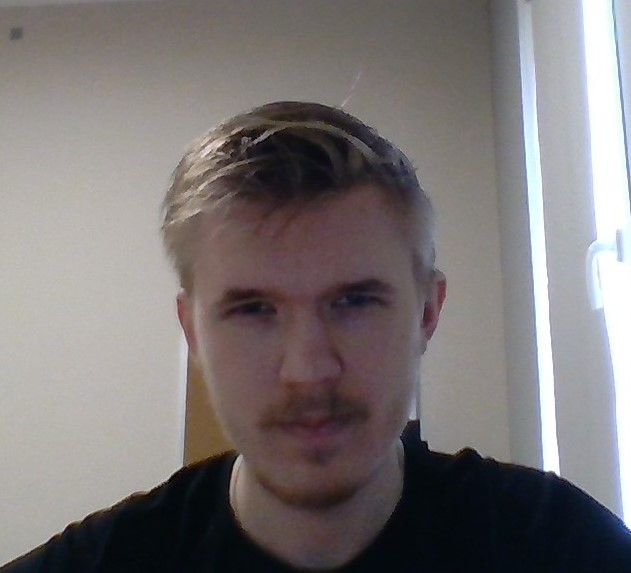
#> input picture Face-with-accessories-test/Test/bright.jpg, 631 x 573 px
$ python -i face_detection.py   (imports and definitions only)
#> lines starting #> are read from the running program, lines starting #| are printed output that depends on the picture
import numpy as np
from numpy import ndarray
import cv2

ATTEMPTS = 3

class FaceDetection:
    @staticmethod
    def detect_face(img_bytes: bytes) -> None | ndarray:
        """ Возвращает ndarray обрезанное лицо если нашел, или None если нет лиц или > 1"""
        np_array_image = FaceDetection.get_nparray_from_bytes_image(img_bytes)
        if np_array_image is None:
            return None
        else:
            exception = None
            for i in range(ATTEMPTS):
                try:
                    minx = int(np_array_image.shape[0] * 0.4)
                    miny = int(np_array_image.shape[1] * 0.4)
                    face_cascade = cv2.CascadeClassifier(
                        cv2.data.haarcascades + 'haarcascade_frontalface_default.xml')
                    gray_image = cv2.cvtColor(np_array_image, cv2.COLOR_BGR2GRAY)
                    faces = face_cascade.detectMultiScale(gray_image, scaleFactor=1.05, minNeighbors=5,
                                                          minSize=(minx, miny))
                    if len(faces) == 0:
                        raise ValueError()
                    faces = FaceDetection.filter_duplicates(faces)
                    if len(faces) > 1:
                        raise ValueError()
                    x, y, w, h = faces[0]
                    cropped_face = np_array_image[y:y + h, x:x + w]
                    return cropped_face
                except ValueError as e:
                    exception = e
            if exception is not None:
                return None

    @staticmethod
    def get_nparray_from_bytes_image(img_bytes: bytes) -> None | ndarray:
        if img_bytes is None or len(img_bytes) == 0:
            return None
        np_array = cv2.imdecode(np.frombuffer(img_bytes, np.uint8), cv2.IMREAD_COLOR)
        rgb_array = cv2.cvtColor(np_array, cv2.COLOR_BGR2RGB)
        return rgb_array

    # [48 lines left out: function filter_duplicates, not called in this run]

>>> import cv2
>>> picture = cv2.imread('../Face-with-accessories-test/Test/bright.jpg', cv2.IMREAD_GRAYSCALE)
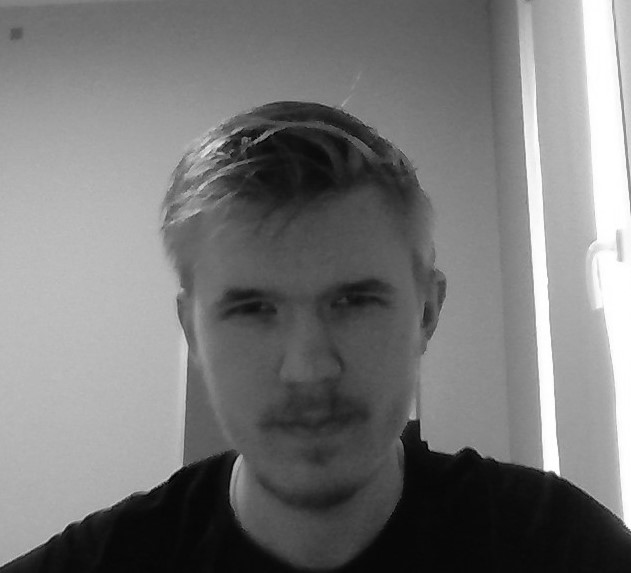
#> picture: shape (573, 631); min 0, max 255, mean 119.7
#> (the run stopped early here; a loop or call above may not have finished)

$ run again, on Face-with-accessories-test/Test/dark_glasses_1.jpg
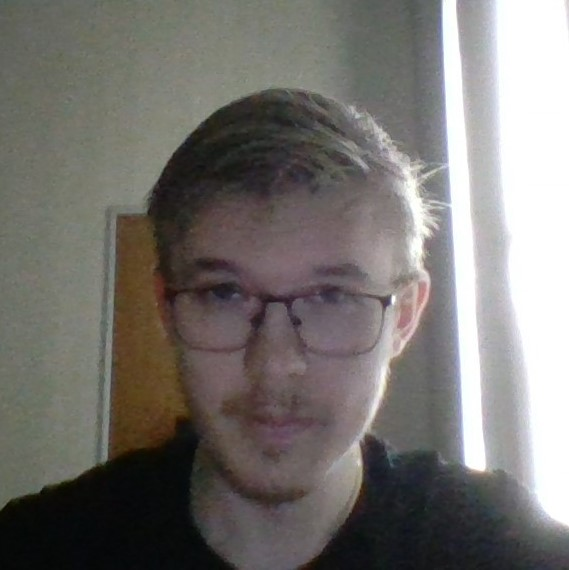
#> input picture Face-with-accessories-test/Test/dark_glasses_1.jpg, 569 x 570 px
#> `picture = cv2.imread('../Face-with-accessories-test/Test/bright.jpg', ..`:
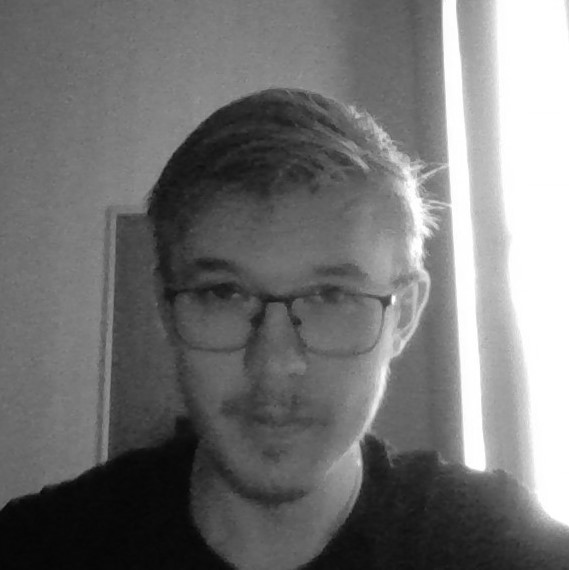
#> picture: shape (570, 569); min 5, max 255, mean 116

$ run again, on Face-with-accessories-test/Test/dark_glasses_2.jpg
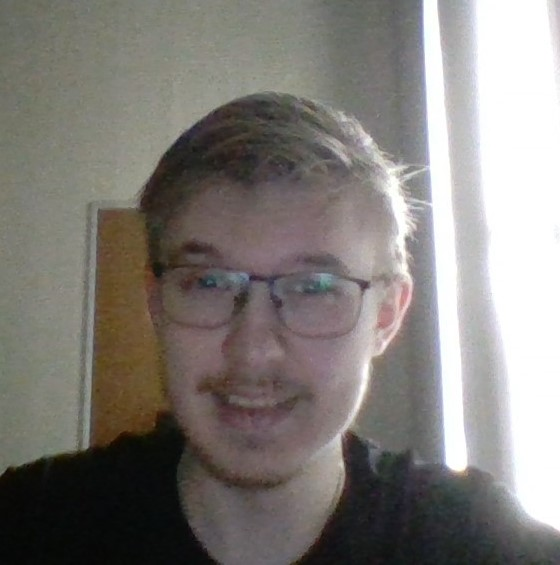
#> input picture Face-with-accessories-test/Test/dark_glasses_2.jpg, 560 x 565 px
#> `picture = cv2.imread('../Face-with-accessories-test/Test/bright.jpg', ..`:
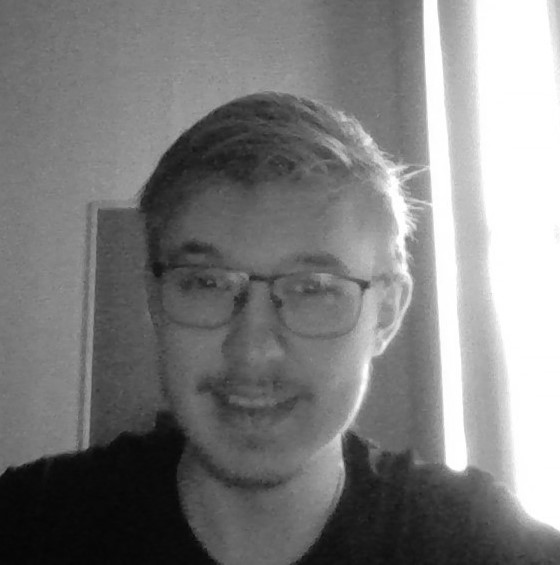
#> picture: shape (565, 560); min 4, max 255, mean 126.3
